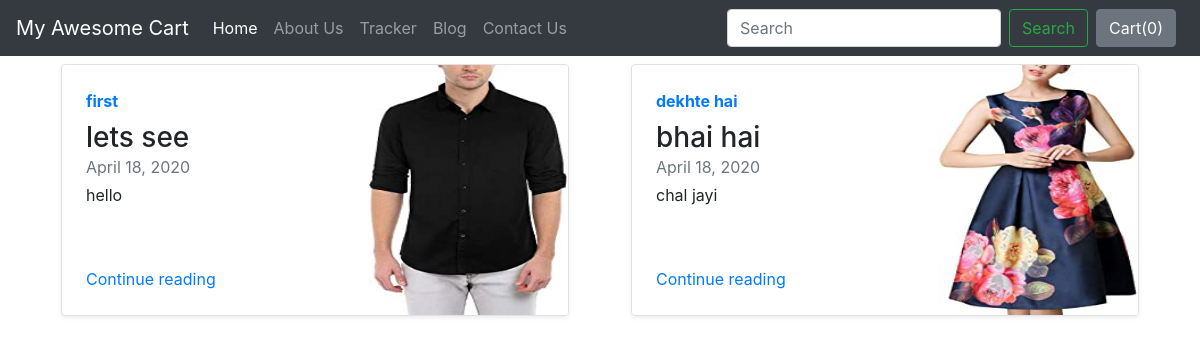
Screenshot of /blog/ with the database file from the repository.
### blog/models.py (models this page shows, shortened)
class Blogpost(models.Model):
    post_id = models.AutoField(primary_key=True)
    title = models.CharField(max_length=50)
    head0 = models.CharField(max_length=500, default="")
    chead0 = models.CharField(max_length=5000, default="")
    head1 = models.CharField(max_length=500, default="")
    chead1 = models.CharField(max_length=5000, default="")
    head2 = models.CharField(max_length=500, default="")
    chead2 = models.CharField(max_length=5000, default="")
    pub_date = models.DateField()
    thumbnail = models.ImageField(upload_to='blog/images', default="")

### blog/views.py (the view)
# urls.py: path('',views.index, name = 'blogHome'),
def index(request):
    posts = Blogpost.objects.all()
    params = {'myposts':posts}
    return render(request,'blog/index.html',params)

### blog/templates/blog/index.html (shortened to what this page needs)
{% extends 'blog/basic.html' %}
{% block body %}
<div class="container">
    <div class="row my-2">
        {% for i in myposts %}
            <div class="col-md-6">
                <div class="row no-gutters border rounded overflow-hidden flex-md-row mb-4 shadow-sm h-md-250 position-relative mx-3 background-color: #b3e4d1;">
                    <div class="col p-4 d-flex flex-column position-static">
                        <strong class="d-inline-block mb-2 text-primary">{{i.title}}</strong>
                        <h3 class="mb-0">{{i.head0}}</h3>
                        <div class="mb-1 text-muted">{{i.pub_date}}</div>
                        <p class="card-text mb-auto">{{i.chead0}}</p>
                        <a href="blogPost/{{i.post_id}}"" class="stretched-link">Continue reading</a>
                    </div>
                    <div class="col-auto d-none d-lg-block">
                        <img src = '/media/{{i.thumbnail}}' class="bd-placeholder-img" width="200" height="250"
                            aria-label="Placeholder: Thumbnail"/>
                    </div>
                </div>
            </div>
            {% if forloop.counter|divisibleby:2 %}
            </div> <div class="row my-2">
            {% endif %}
        {% endfor %}
</div>
{% endblock %}

### rows the page displays
Blogpost: title "first", head0 "lets see", pub_date "April 18, 2020", chead0 "hello", thumbnail (picture)
Blogpost: title "dekhte hai", head0 "bhai hai", pub_date "April 18, 2020", chead0 "chal jayi", thumbnail (picture)
